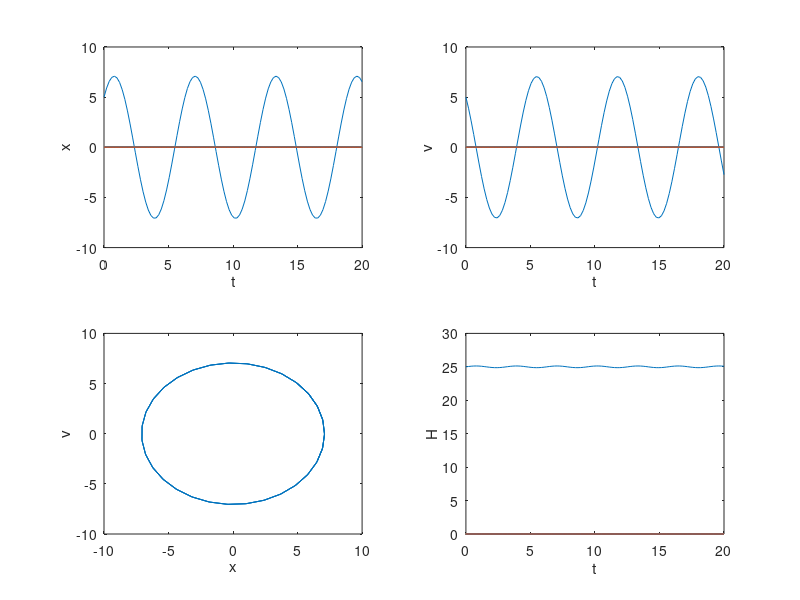

Write the MATLAB code that produced this figure.
%script to carry out a leap frog integration of second order equation of
%motion - using the harmonic oscillator
%using the velocity (rather than the position) verlet

L = 20; %length of time
N = 100; %number of points
dt = L/(N-1); %time step
t = 0:dt:L;

x = zeros(N); %initializing vectors
v = zeros(N);
vh = zeros(N); %velocity at half time steps
a = zeros(N);
H = zeros(N); %energy

x(1) = input('initial position: '); %initial condition
v(1) = input('initial velocity: ');
a(1) = -x(1);
H(1) = v(1)^2/2 + x(1)^2/2;

for j=1:(N-1)
    vh(j) = v(j) + (dt/2)*a(j);
    x(j+1) = x(j) + dt*vh(j);
    a(j+1) = -x(j+1);
    v(j+1) = vh(j) + (dt/2)*a(j+1);
    H(j+1) = v(j+1)^2/2 + x(j+1)^2/2;
end

subplot(2,2,1)
plot(t,x)
xlabel('t'),ylabel('x')
subplot(2,2,2)
plot(t,v)
xlabel('t'), ylabel('v')
subplot(2,2,3)
plot(x,v)
xlabel('x'),ylabel('v')
subplot(2,2,4)
plot(t,H)
xlabel('t'), ylabel('H')
